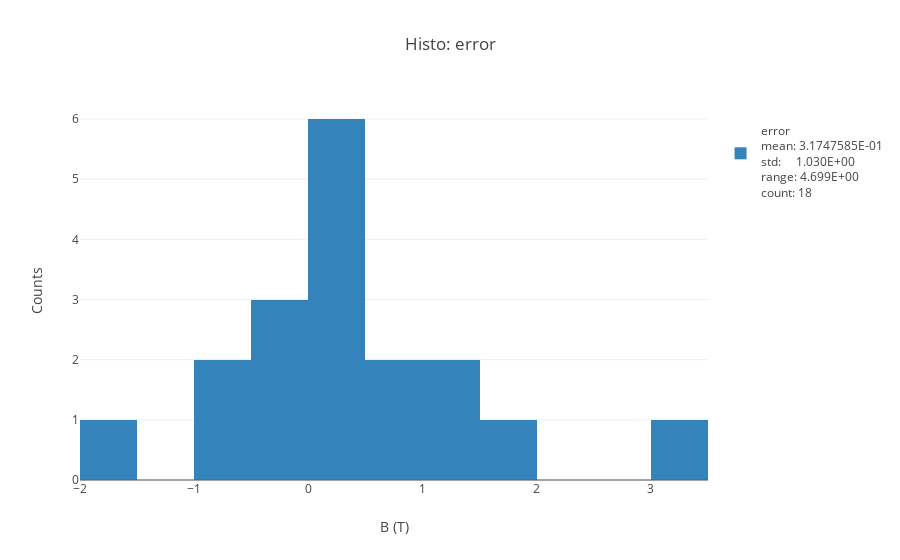

The cell this chart's notebook holds for it:
### Code cell
histo(error_series,inline=True);

### Figure 1 — Plotly figure (JSON) as saved in the notebook; plotly's stock layout.template omitted (floating-point values rounded to 4 significant figures)
{"data": [{"name": "<br>error<br>mean: 3.1747585E-01<br>std:     1.030E+00<br>range: 4.699E+00<br>count: 18", "nbinsx": 10, "opacity": 0.9, "type": "histogram", "uid": "55eb71f7-2b89-4b7d-ae76-1aa609926ad4", "x": [1.196, 1.217, 0.555, 3.156, 0.5639, 0.3256, -0.7266, -0.6323, -0.2781, -0.2491, 0.3917, 0.1656, 0.2479, 0.05779, 0.1781, -0.4368, -1.542, 1.524]}], "layout": {"barmode": "overlay", "showlegend": true, "title": "Histo: error", "xaxis": {"title": "B (T)"}, "yaxis": {"autorange": true, "title": "Counts", "type": "linear"}}}
